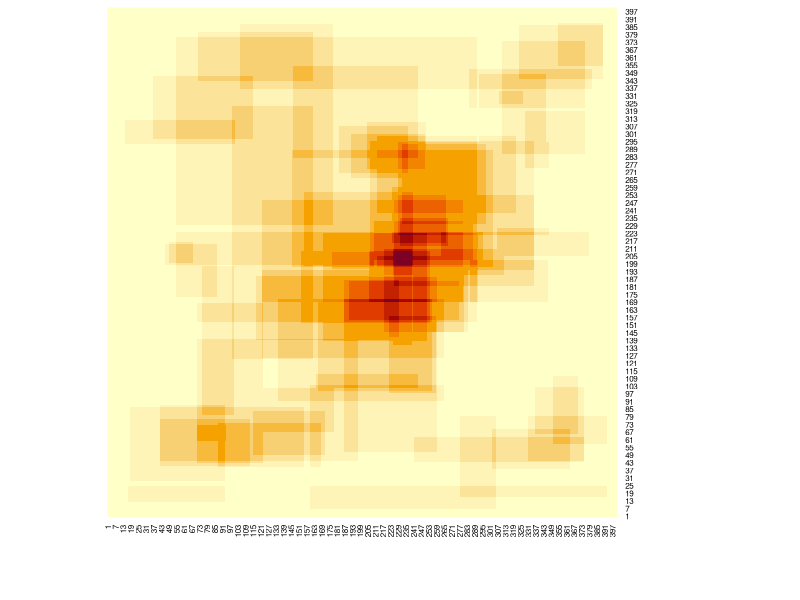

Generate this figure with R: (Note: this script raises an error after producing the figure.)
library(dplyr)
library(openxlsx)
library(gplots)
library(ggplot2)

answerstable <- read.csv(file = 'myapp/Data/RQ1_corrected.csv', header=TRUE) #importiere das answers file
dfall <- answerstable %>% filter(QUES2SURV_METHOD == "classic" & ANS2SURV_ANSWERED == 1)
scenarios <- as.data.frame(table(dfall$QUES_ID))
numberscenarios  <- nrow(scenarios)
for (anz in 1:numberscenarios) {
  actualscenario =as.vector(scenarios[anz,1])
  print (actualscenario)
  scentext <- (paste0("Scenario ", actualscenario))
  print (actualscenario) 
  df <- answerstable %>% filter(QUES2SURV_METHOD == "classic" & ANS2SURV_ANSWERED == 1 & QUES_ID == actualscenario)# & ACC2SURV_ACCID == "22")
  #print (df)
  numberofanswers <- nrow(df)
  D <- as.data.frame(expand.grid(1:400,1:400))
  D <- cbind(D,0)
  names(D) <- c("x-Achse","y-Achse","Zähler")

for (i in 1:numberofanswers){
  print (i)
  AccId <- df[i,"ACC2SURV_ACCID"]
  QuesId <- df[i,"QUES_ID"]
  UncertaintyI <- df[i,"uncertaintyIPixel"]
  UncertaintyO <- df[i,"uncertaintyOPixel"]
  Role <- df[i,"ACC2SURV_ROLE"]
  GroupId <- df[i,"ACC2SURV_GROUPID"]
  x.min <- df[i,"X1Pixel"]
  x.max <- df[i,"X2Pixel"]
  y.min <- df[i,"Y1Pixel"]
  y.max <- df[i,"Y2Pixel"]
  
  
  index <- which( D[,"x-Achse"] >= x.min & D[,"x-Achse"] <= x.max &
                    D[,"y-Achse"] >= y.min & D[,"y-Achse"] <= y.max)
  
  D[index,"Zähler"] <- D[index,"Zähler"] + 1 
 
  
}

  
  scenfile <- (paste0("myapp/files/4_heatmap/",scentext,"_transformed_new.xlsx"))
  scenpic <- (paste0("myapp/pictures/17_heatmap_pixel_graphic/",scentext,"_heatmap.bmp"))
  
  mat1 <- matrix(D$Zähler,ncol=400,nrow=400,byrow=TRUE)
  datahm <- as.matrix(mat1)  
  
  bmp(file=scenpic, width = 1000, height = 1000, units = 'px', res = 100)
  heatmap(datahm, Colv = NA, Rowv = NA, scale="none")
  dev.off()
  
  
#print (D)  

#print (scenfile)

write.csv(D, paste0("myapp/files/4_heatmap/", scentext,"_transformed_new.csv"), row.names=TRUE)
write.xlsx(D,file = scenfile, rowNames=TRUE)
  
}
